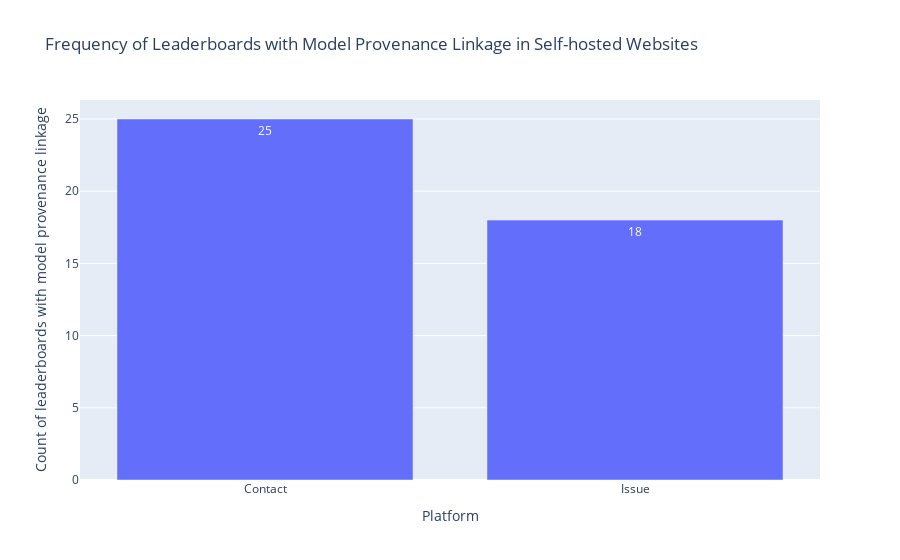

Notebook source saved alongside this figure:
### Code cell
df = pd.read_csv(path_rq1 / 'Leaderboard_processed.csv')
df['Host platforms'] = df['Host platforms'].apply(ast.literal_eval)
df['Host platforms'] = df['Host platforms'].apply(filter_platform, filters=['PapersWithCode'])
for index, row in df.iterrows():
    if (len(row['Host platforms']) == 1) and (row['Host platforms'][0] == ['Self-hosted website']):
        continue
    df.drop(index, inplace=True)
    
df['Feedback manners (ihw-only)'] = df['Feedback manners (ihw-only)'].apply(ast.literal_eval)
print(f"Among leaderboards exclusively hosted on self-hosted websites (up to {len(df)}), {round(len(df[df['Feedback manners (ihw-only)'].map(len) > 0])/len(df)*100,2)}% of them provide feedback channels, with only {len(df[df['Feedback manners (ihw-only)'].map(len) == 0])} exception.")
df_provenance = df[df['Feedback manners (ihw-only)'].map(len) > 0]
df_provenance = df_provenance.explode('Feedback manners (ihw-only)')
df_provenance = df_provenance['Feedback manners (ihw-only)'].value_counts().reset_index()

fig = px.bar(
    x=df_provenance['Feedback manners (ihw-only)'],
    y=df_provenance['count'],
    text_auto=True,
    labels={'x': 'Host platforms', 'y': 'Count of leaderboards with model provenance linkage'},
    title='Frequency of Leaderboards with Model Provenance Linkage in Self-hosted Websites'
)
# fig.write_image(path_rq1 / 'platform distribution.pdf')
fig.show()

### Figure 1 — Plotly figure (JSON) as saved in the notebook; plotly's stock layout.template omitted (floating-point values rounded to 4 significant figures)
{"data": [{"alignmentgroup": "True", "hovertemplate": "Platform=%{x}<br>Count of leaderboards with model provenance linkage=%{y}<extra></extra>", "legendgroup": "", "marker": {"color": "#636efa", "pattern": {"shape": ""}}, "name": "", "offsetgroup": "", "orientation": "v", "showlegend": false, "textposition": "auto", "texttemplate": "%{y}", "type": "bar", "x": ["Contact", "Issue"], "xaxis": "x", "y": [25, 18], "yaxis": "y"}], "layout": {"barmode": "relative", "legend": {"tracegroupgap": 0}, "title": {"text": "Frequency of Leaderboards with Model Provenance Linkage in Self-hosted Websites"}, "xaxis": {"anchor": "y", "domain": [0, 1], "title": {"text": "Platform"}}, "yaxis": {"anchor": "x", "domain": [0, 1], "title": {"text": "Count of leaderboards with model provenance linkage"}}}}
